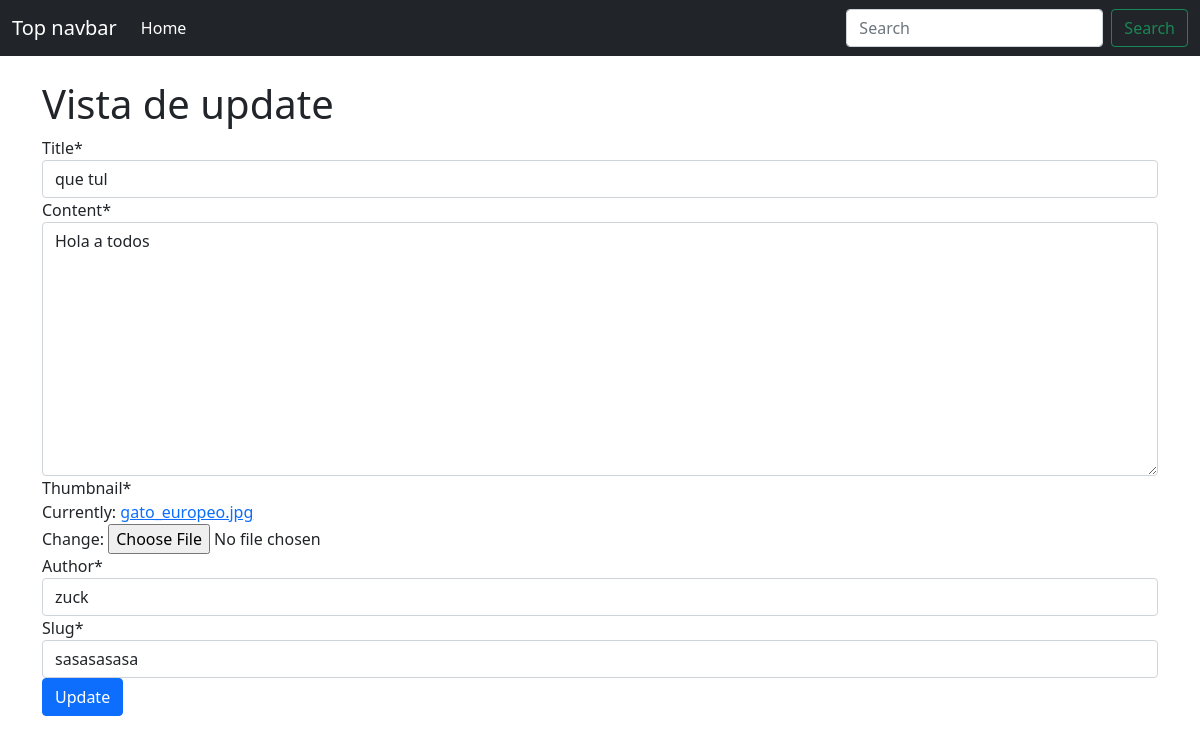
/sasasasasa/update, run on the app's committed database.
### post/models.py (models this page shows, shortened)
class Post(models.Model):
	title = models.CharField(max_length=100)
	content = models.TextField()
	thumbnail = models.ImageField()
	publish_date = models.DateTimeField(auto_now_add=True)
	last_updated = models.DateTimeField(auto_now=True)
	author = models.ForeignKey(User, on_delete=models.CASCADE, null=True)
	slug = models.SlugField()

### post/views.py (the view)
# urls.py: path('<slug>/update', PostUpdateView.as_view(), name='update'),
class PostUpdateView(UpdateView):
	model = Post
	form_class = PostForm
	success_url = '/'
	def get_context_data(self, **kwargs):
		context = super().get_context_data(**kwargs)
		context.update({
			'view_type': 'update'
			})
		return context

### post/forms.py
class PostForm(forms.ModelForm):
	class Meta:
		model = Post
		fields = ('__all__')

### post/models.py (called while the page is built)
	def __str__(self):
		return self.username

### templates/post/post_form.html (shortened to what this page needs)
{% extends 'base.html' %}
{% load crispy_forms_tags %}
{% block content %}
<div class="container">
	<h1>Vista de {{ view_type }}</h1>
	<form action="" method="POST" enctype="multipart/form-data">
	{{ form|crispy }}
	<button type="submit" class="btn btn-primary">{{ view_type |title}}</button>
</form>
</div>
{% endblock %}

### data on the page
Post: title "que tul", content "Hola a todos", author "zuck", slug "sasasasasa"

### other printed values
{{ view_type }} "update"
{{ view_type |title }} "Update"
